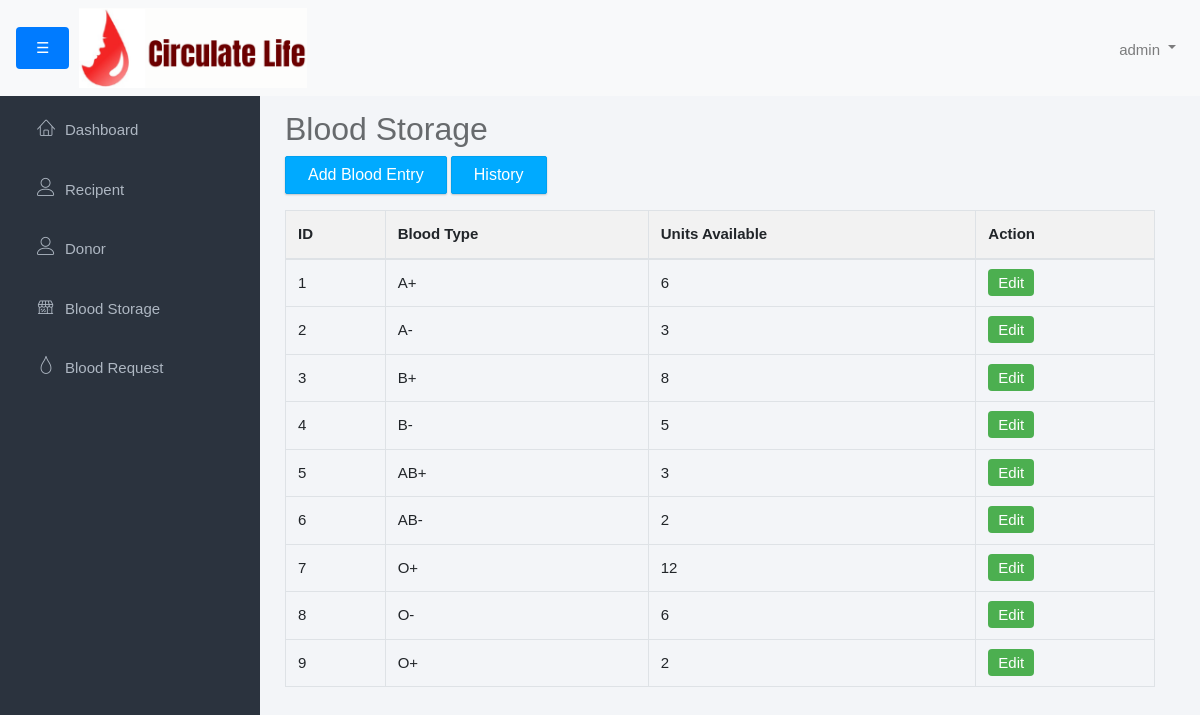
/Admin/blood_storage.php (signed in), run on an earlier commit of the app's database.
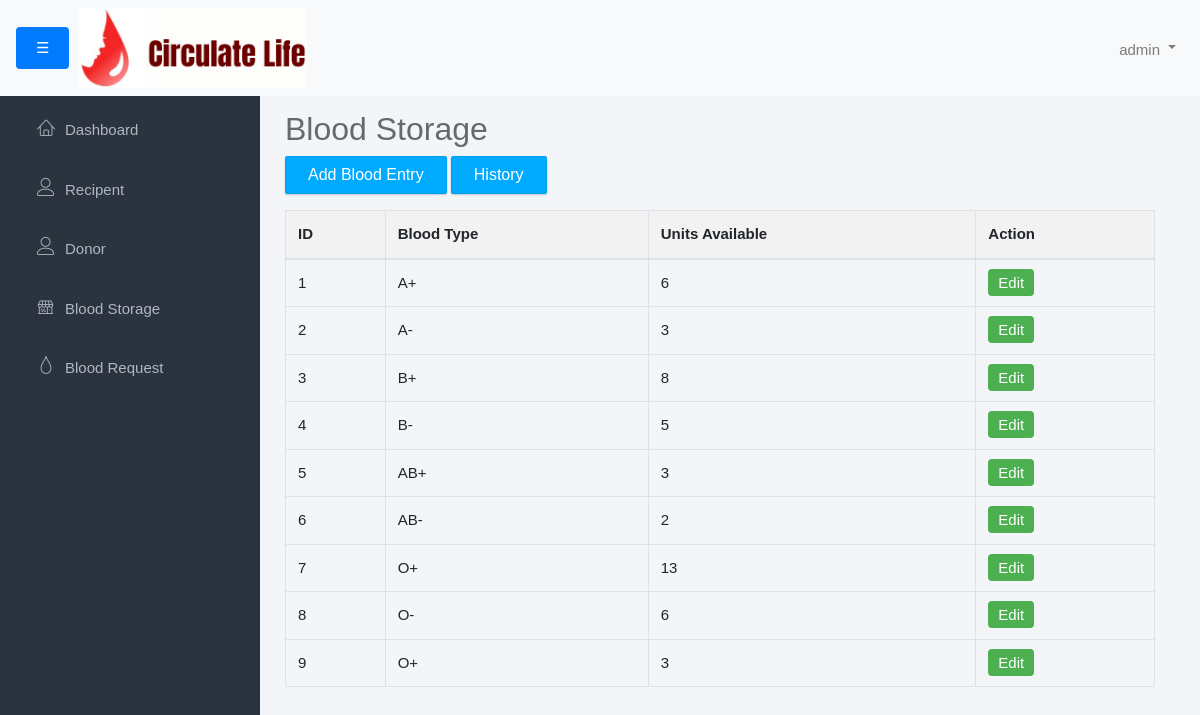
And on a later commit of the database.
### tables this page shows
CREATE TABLE `blood_storage` (
  `id` int(11) NOT NULL,
  `blood_group` varchar(10) DEFAULT NULL,
  `unit` int(11) DEFAULT NULL
);

### Admin/blood_storage.php (the view, shortened to what this page needs)
<?php include('admin_header.php');
include('../connection.php'); ?>
<link rel="stylesheet" href="admin-style.css?v=<?php echo time(); ?>">
<div class="main">
    <div class="container-fluid">
        <h2>Blood Storage</h2>
        <p>
            <button type="button" class="btn btn-primary" data-toggle="modal" data-target="#addBloodEntry">Add Blood Entry</button>
            <a href="blood_storage_history.php" class="btn btn-primary">History</a>
        </p>
        <table class="table table-bordered">
            <thead>
                <tr>
                    <th>ID</th>
                    <th>Blood Type</th>
                    <th>Units Available</th>
                    <th>Action</th>
                </tr>
            </thead>
            <tbody>
                <?php
                $members = $conn->query("SELECT * FROM blood_storage");
                while ($row = $members->fetch_array()) {
                    ?>
                    <tr>
                        <td><?php echo $row['id']; ?></td>
                        <td><?php echo $row['blood_group']; ?></td>
                        <td><?php echo $row['unit']; ?></td>
                        <td><a href="edit_blood_storage.php?id=<?php echo $row['id']; ?>" class="edit-btn">Edit</a></td>
                    </tr>
                <?php }
                ?>
            </tbody>
        </table>
    </div>
</div>
</body>
</html>

What changed in the data, as far as the page shows it:
changed blood_storage id 7: unit "12" → "13"
changed blood_storage id 9: unit "2" → "3"
